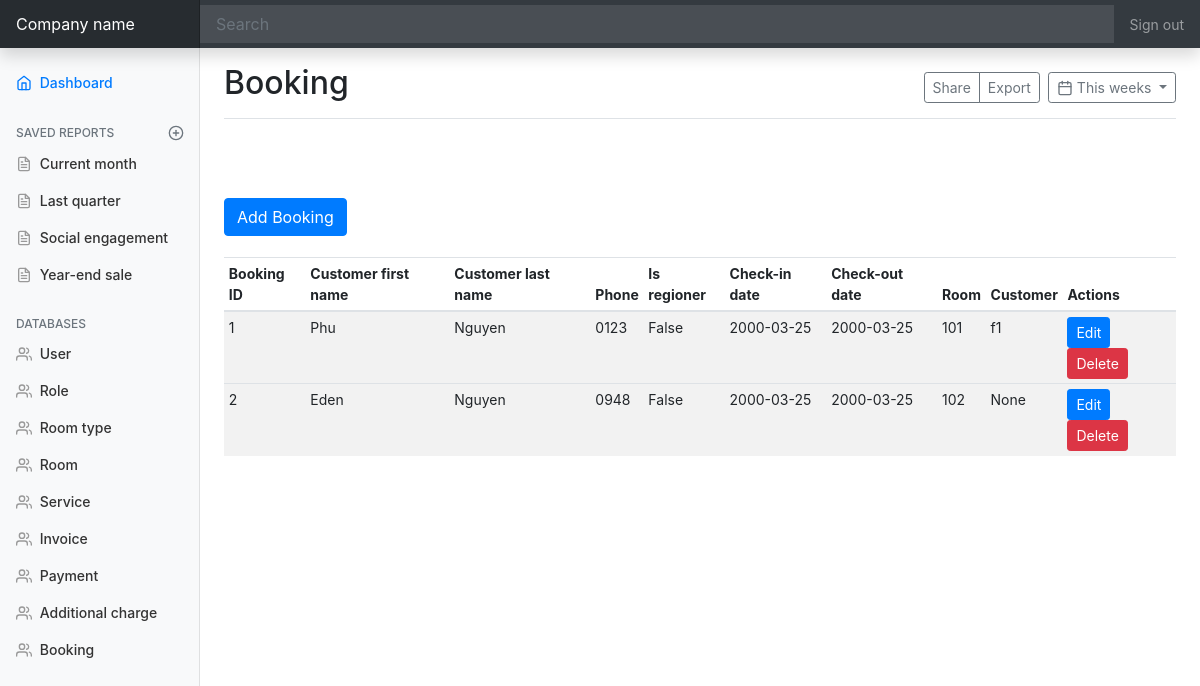
The page /booking on the database as committed earlier.
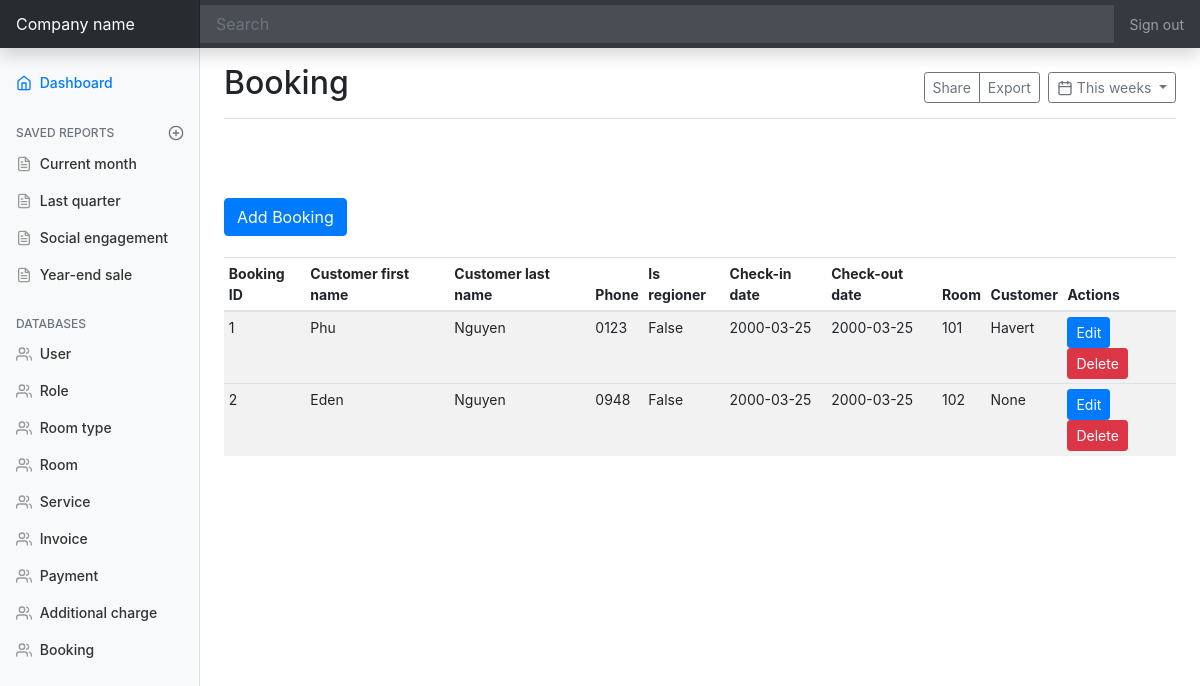
The same page on the database as committed later.
### models.py (models this page shows, shortened)
class Booking(db.Model):
    id = db.Column(db.Integer, primary_key=True)
    customer_first_name = db.Column(db.String(50))
    customer_last_name = db.Column(db.String(50))
    age = db.Column(db.Integer)
    sex = db.Column(db.Enum(Sex))
    email = db.Column(db.String(50))
    phone = db.Column(db.String(50))
    is_regioner = db.Column(db.Boolean)
    created_date = db.Column(db.Date)
    checkin_date = db.Column(db.Date)
    checkout_date = db.Column(db.Date)
    total_price = db.Column(db.Float)
    user_id = db.Column(db.Integer, db.ForeignKey('user.id'))
    user = db.relationship('User', backref=db.backref('booking', lazy=True))
    room_id = db.Column(db.Integer, db.ForeignKey('room.id'))
    room = db.relationship('Room', backref=db.backref('booking', lazy=True))
    customer_id = db.Column(db.Integer, db.ForeignKey('customer.id'))
    customer = db.relationship('Customer', backref=db.backref('booking', lazy=True))
    status = db.Column(db.Enum(BookingStatus))

class Room(db.Model):
    id = db.Column(db.Integer, primary_key=True)
    room_no = db.Column(db.String(50))
    image = db.Column(db.String(255))
    description = db.Column(db.Text)
    room_type_id = db.Column(db.Integer, db.ForeignKey('room_type.id'))
    room_type = db.relationship('RoomType', backref=db.backref('room', lazy=True))
    def __str__(self) -> str:
        return self.room_no

class Customer(db.Model):
    id = db.Column(db.Integer, primary_key=True)
    first_name = db.Column(db.String(50))
    last_name = db.Column(db.String(50))
    sex = db.Column(db.Enum(Sex))
    age = db.Column(db.Integer)
    email = db.Column(db.String(50))
    phone = db.Column(db.String(50))
    def __str__(self) -> str:
        return self.first_name

### views.py (the view)
@app.route('/booking')
def booking_page():
    bookings = models.Booking.query.all()
    return render_template('mdBooking.html', bookings=bookings)

### templates/mdbooking.html
{% extends 'index.html' %}
{% block title %}Booking{% endblock %}
{% block content %}
<button type="button" class="btn btn-primary">
  <a href="{{ url_for('add_booking') }}" style="color: white;">Add Booking</a>
</button>
<br/>
<br/>
<div class="table-responsive">
  <table class="table table-striped table-sm">
    <thead>
      <tr>
        <th>Booking ID</th>
        <th>Customer first name</th>
        <th>Customer last name</th>
        <th>Phone</th>
        <th>Is regioner</th>
        <th>Check-in date</th>
        <th>Check-out date</th>
        <th>Room</th>
        <th>Customer</th>
        <th>Actions</th>
      </tr>
    </thead>
    <tbody>
      {% for booking in bookings %}
      <tr>
        <td>{{ booking.id }}</td>
        <td>{{ booking.customer_first_name }}</td>
        <td>{{ booking.customer_last_name }}</td>
        <td>{{ booking.phone }}</td>
        <td>{{ booking.is_regioner }}</td>
        <td>{{ booking.checkin_date }}</td>
        <td>{{ booking.checkout_date }}</td>
        <td>{{ booking.room }}</td>
        <td>{{ booking.customer }}</td>
        <td>
          <a href="{{ url_for('edit_booking', booking_id=booking.id) }}" class="btn btn-primary btn-sm">Edit</a>
          <a href="{{ url_for('delete_booking', booking_id=booking.id) }}" class="btn btn-danger btn-sm">Delete</a>
        </td>
      <tr>
        {% endfor %}
    </tbody>
  </table>
</div>
{% endblock %}

### templates/index.html (shortened to what this page needs)
<!DOCTYPE html>
<html lang="en">
<head>
    <link rel="stylesheet" href="{{ url_for('static', filename='assets/dist/css/bootstrap.min.css') }}" />
    <link href="{{ url_for('static', filename='dashboard.css') }}" rel="stylesheet" />
</head>
<body>
    <nav class="navbar navbar-dark sticky-top bg-dark flex-md-nowrap p-0 shadow">
        {% if current_user.is_authenticated %}
        <a class="navbar-brand col-md-3 col-lg-2 mr-0 px-3" href="#">Welcome, {{ current_user.username }}</a>
        {% else %}
        <a class="navbar-brand col-md-3 col-lg-2 mr-0 px-3" href="#">Company name</a>
        {% endif %}
        <input class="form-control form-control-dark w-100" type="text" placeholder="Search" aria-label="Search" />
        <ul class="navbar-nav px-3">
            <li class="nav-item text-nowrap">
                <a class="nav-link" href="{{ url_for('logout') }}">Sign out</a>
            </li>
        </ul>
    </nav>
    <div class="container-fluid">
        <div class="row">
            <nav id="sidebarMenu" class="col-md-3 col-lg-2 d-md-block bg-light sidebar collapse">
                <div class="sidebar-sticky pt-3">
                    <a class="nav-link active" href="{{ url_for('index') }}">
                        <span data-feather="home"></span>
                        Dashboard <span class="sr-only">(current)</span>
                    </a>
                    <h6
                        class="sidebar-heading d-flex justify-content-between align-items-center px-3 mt-4 mb-1 text-muted">
                        <span>Saved reports</span>
                        <a class="d-flex align-items-center text-muted" href="#" aria-label="Add a new report"><span
                                data-feather="plus-circle"></span></a>
                    </h6>
                    <ul class="nav flex-column mb-2">
                        <li class="nav-item">
                            <a class="nav-link" href="#">
                                <span data-feather="file-text"></span>
                                Current month
                            </a>
                        </li>
                        <li class="nav-item">
                            <a class="nav-link" href="#">
                                <span data-feather="file-text"></span>
                                Last quarter
                            </a>
                        </li>
                        <li class="nav-item">
                            <a class="nav-link" href="#">
                                <span data-feather="file-text"></span>
                                Social engagement
                            </a>
                        </li>
                        <li class="nav-item">
                            <a class="nav-link" href="#">
                                <span data-feather="file-text"></span>
                                Year-end sale
                            </a>
                        </li>
                    </ul>
                    <h6
                        class="sidebar-heading d-flex justify-content-between align-items-center px-3 mt-4 mb-1 text-muted">
                        <span>Databases</span>
                    </h6>
                    <ul class="nav flex-column">
                        <li class="nav-item">
                            <a class="nav-link" href="{{ url_for('user_page') }}">
                                <span data-feather="users"></span>
                                User
                            </a>
                        </li>
                        <li class="nav-item">
                            <a class="nav-link" href="{{ url_for('role_page') }}">
                                <span data-feather="users"></span>
                                Role
                            </a>
                        </li>
                        <li class="nav-item">
                            <a class="nav-link" href="{{ url_for('room_type_page') }}">
                                <span data-feather="users"></span>
                                Room type
                            </a>
                        </li>
                        <li class="nav-item">
                            <a class="nav-link" href="{{ url_for('room_page') }}">
                                <span data-feather="users"></span>
                                Room
                            </a>
                        </li>
                        <li class="nav-item">
                            <a class="nav-link" href="{{ url_for('service_page') }}">
                                <span data-feather="users"></span>
                                Service
                            </a>
                        </li>
                        <li class="nav-item">
                            <a class="nav-link" href="{{ url_for('invoice_page') }}">
                                <span data-feather="users"></span>
                                Invoice
                            </a>
                        </li>
                        <li class="nav-item">
                            <a class="nav-link" href="{{ url_for('payment_page') }}">
                                <span data-feather="users"></span>
                                Payment
                            </a>
                        </li>
                        <li class="nav-item">
                            <a class="nav-link" href="{{ url_for('additional_charge_page') }}">
                                <span data-feather="users"></span>
                                Additional charge
                            </a>
                        </li>
                        <li class="nav-item">
                            <a class="nav-link" href="{{ url_for('booking_page') }}">
                                <span data-feather="users"></span>
                                Booking
                            </a>
                        </li>
                    </ul>
                </div>
            </nav>
            <main role="main" class="col-md-9 ml-sm-auto col-lg-10 px-md-4">
                <div
                    class="d-flex justify-content-between flex-wrap flex-md-nowrap align-items-center pt-3 pb-2 mb-3 border-bottom">
                    <h1 class="h2">{% block title %}Dashboard Home Page{% endblock %}</h1>
                    <div class="btn-toolbar mb-2 mb-md-0">
                        <div class="btn-group mr-2">
                            <button type="button" class="btn btn-sm btn-outline-secondary">Share</button>
                            <button type="button" class="btn btn-sm btn-outline-secondary">Export</button>
                        </div>
                        <button type="button" class="btn btn-sm btn-outline-secondary dropdown-toggle">
                            <span data-feather="calendar"></span>
                            This weeks
                        </button>
                    </div>
                </div>
                <br /><br /><br />
                {% block content %}
                {% endblock %}
            </main>
        </div>
    </div>
</body>
</html>

### static/dashboard.css (style rules this page uses)
body { font-size: .875rem; }
.feather { width: 16px; height: 16px; vertical-align: text-bottom; }
.sidebar { position: fixed; top: 0; bottom: 0; left: 0; z-index: 100; padding: 48px 0 0; box-shadow: inset -1px 0 0 rgba(0, 0, 0, .1); }
.sidebar-sticky { position: relative; top: 0; height: calc(100vh - 48px); padding-top: .5rem; overflow-x: hidden; overflow-y: auto; }
.sidebar .nav-link { font-weight: 500; color: #333; }
.sidebar .nav-link .feather { margin-right: 4px; color: #999; }
.sidebar .nav-link.active { color: #007bff; }
.sidebar .nav-link:hover .feather, .sidebar .nav-link.active .feather { color: inherit; }
.sidebar-heading { font-size: .75rem; text-transform: uppercase; }
.navbar-brand { padding-top: .75rem; padding-bottom: .75rem; font-size: 1rem; background-color: rgba(0, 0, 0, .25); box-shadow: inset -1px 0 0 rgba(0, 0, 0, .25); }
.navbar .form-control { padding: .75rem 1rem; border-width: 0; border-radius: 0; }
.form-control-dark { color: #fff; background-color: rgba(255, 255, 255, .1); border-color: rgba(255, 255, 255, .1); }

Rows that differ between the two databases and show on the page:
changed through a linked row, Booking "Phu": customer "f1" → "Havert"
